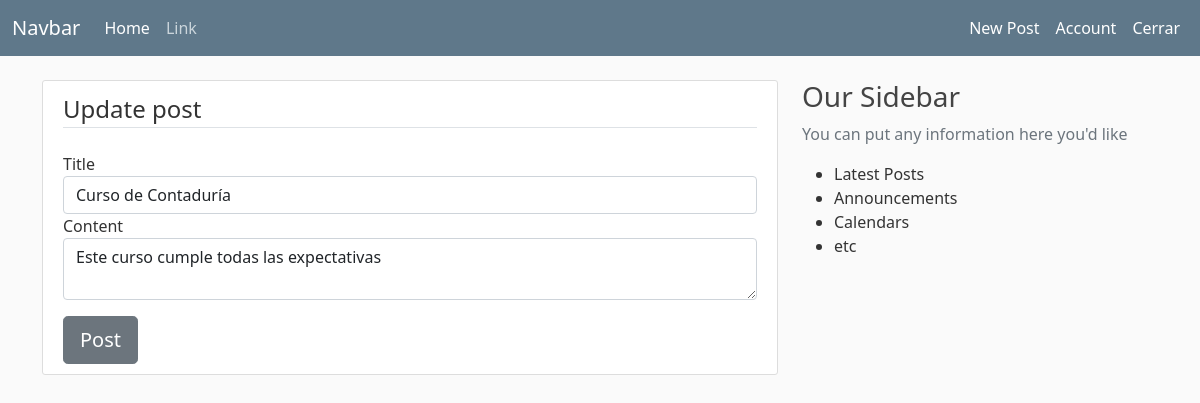
Screenshot of /post/5/update (signed in) with the database file from the repository.
### flaskblog/models.py (models this page shows, shortened)
class Post(db.Model):
    id = db.Column(db.Integer, primary_key=True)
    title = db.Column(db.String(100), nullable=False)
    date_post = db.Column(db.DateTime, nullable=False, default=datetime.utcnow)
    content = db.Column(db.Text, nullable=False)
    user_id = db.Column(db.Integer, db.ForeignKey('user.id'), nullable=False)

### flaskblog/routes.py (the view)
@app.route('/post/<int:post_id>/update', methods=['GET', 'POST'])
@login_required
def update_post(post_id):
    post = Post.query.get_or_404(post_id)
    if post.author != current_user:
        abort(403)
    form = PostForm()
    if form.is_submitted():
        post.title = form.title.data
        post.content = form.content.data
        db.session.commit()
        flash('Your post has been updated!', 'success')
        return redirect(url_for('post', post_id=post.id))
    elif request.method == 'GET':
        form.title.data = post.title
        form.content.data = post.content
    return render_template('create_post.html', title='New Post', form=form, legend='Update post')

### flaskblog/forms.py
class PostForm(FlaskForm):
    title = StringField('Title', validators=[DataRequired()])
    content = TextAreaField('Content', validators=[DataRequired()])
    submit = SubmitField('Post')

### flaskblog/models.py (called while the page is built)
@login_manager.user_loader
def load_user(user_id):
    return User.query.get(int(user_id))

### flaskblog/templates/create_post.html (shortened to what this page needs)
{% extends "layout.html" %}
{% block content %}
    <div class="content-section">
        <form method="POST" action="">
            <fieldset class="form-group">
                <legend class="border-bottom mb-4">{{ legend }}</legend>
                <div class="form-group">
                    {{ form.title.label(class="form-control-label") }}
                    {% if form.title.errors %}
                        {{ form.title(class="form-control is-invalid") }}
                        <div class="invalid-feedback">
                            {% for errors in form.title.errors %}
                                <span>{{ error }}</span>
                            {% endfor %}
                        </div>
                    {% else %}
                        {{ form.title(class="form-control") }}
                    {% endif %}
                </div>
                <div class="form-group">
                    {{ form.content.label(class="form-control-label") }}
                        {% if form.content.errors %}
                        {{ form.content(class="form-control is-invalid") }}
                        <div class="invalid-feedback">
                            {% for errors in form.content.errors %}
                                <span>{{ error }}</span>
                            {% endfor %}
                        </div>
                    {% else %}
                        {{ form.content(class="form-control") }}
                    {% endif %}
                </div>
            </fieldset>
            <div class="form-group">
                {{ form.submit(class="btn btn-secondary btn-lg btn-block mt-3") }}
            </div>
        </form>
    </div>
{% endblock content %}

### flaskblog/static/main.css (style rules this page uses)
body { background: #fafafa; color: #333333; margin-top: 5rem; }
.content-section { background: #ffffff; padding: 10px 20px; border: 1px solid #dddddd; border-radius: 3px; margin-bottom: 20px; }

### rows the page displays
Post: title "Curso de Contaduría", content "Este curso cumple todas las expectativas"

### other values shown
{{ legend }} "Update post"
